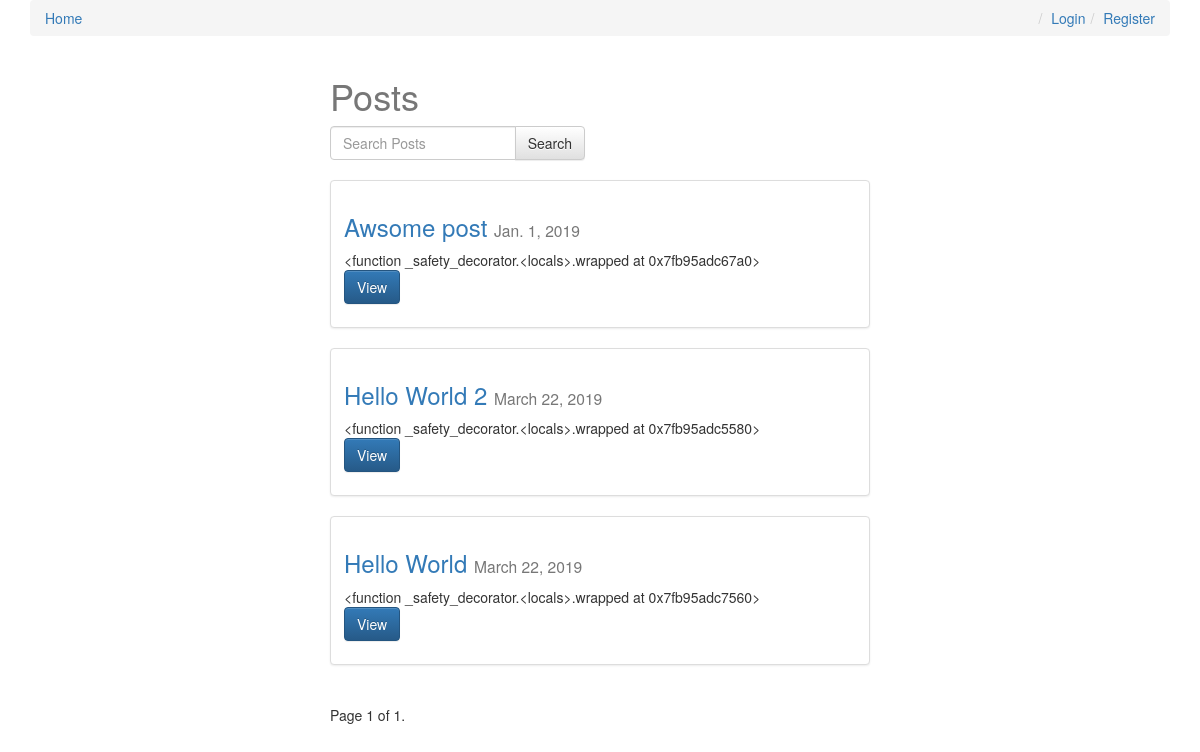
The app's page /, older data.
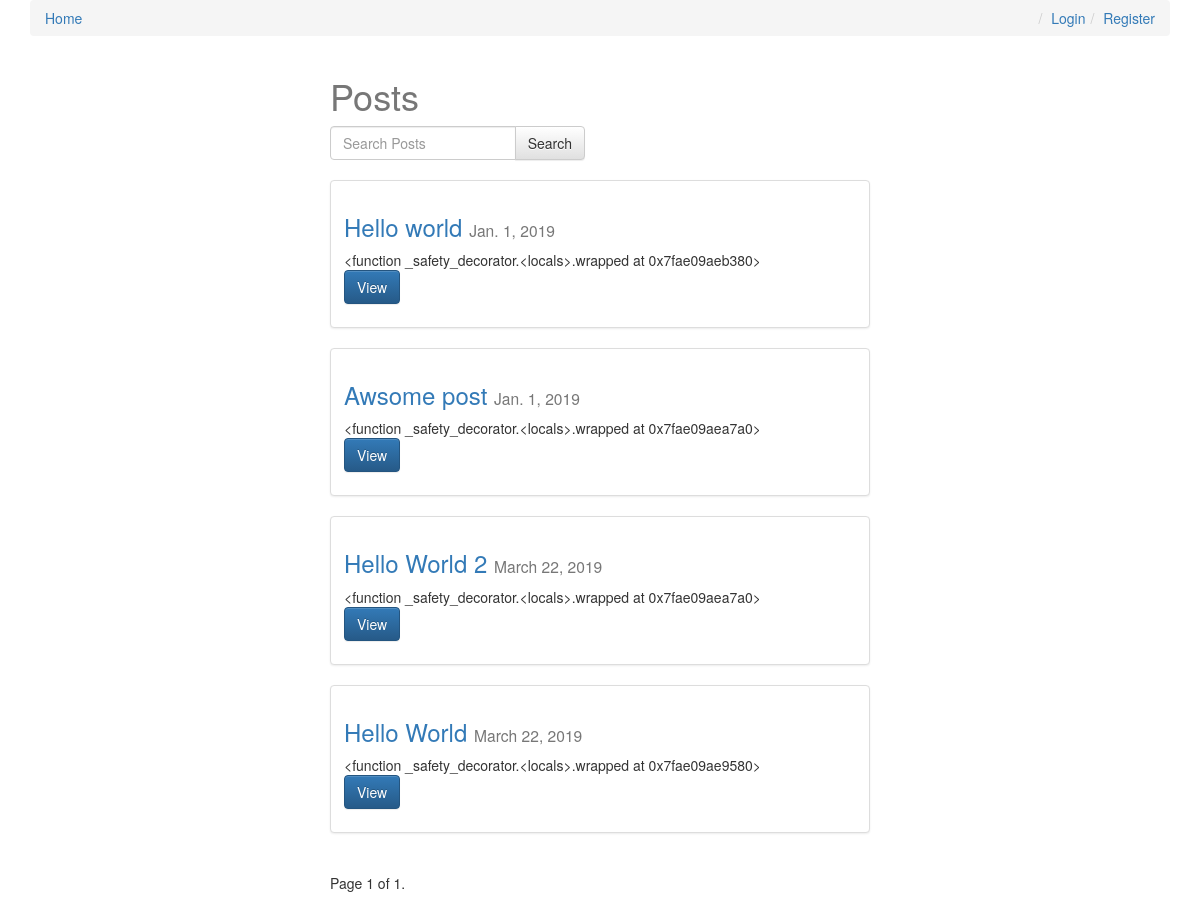
The same page, newer data.
### posts/models.py (models this page shows, shortened)
class Post(models.Model):
    user = models.ForeignKey(settings.AUTH_USER_MODEL, default=1)
    title = models.CharField(max_length = 120)
    slug = models.SlugField(unique=True)
    image = models.ImageField(upload_to=upload_location, null=True, blank=True,
            width_field="width_field",
            height_field="height_field")
    height_field = models.IntegerField(default=0)
    width_field = models.IntegerField(default=0)
    draft = models.BooleanField(default=False)
    publish = models.DateField(auto_now=False, auto_now_add=False)
    content = models.TextField()
    updated = models.DateTimeField(auto_now = True, auto_now_add = False)
    timestamp = models.DateTimeField(auto_now = False, auto_now_add = True)
    read_time = models.IntegerField(default=0)
    objects = PostManager()
    def get_absolute_url(self):
        return reverse("posts:detail", kwargs={"slug":self.slug})
    class Meta:
        ordering = ["-timestamp","-updated"]
    def get_markdown(self):
        content = self.content
        markdown_text = markdown(content)
        return mark_safe(markdown_text)

### posts/views.py (the view, shortened to what this page needs)
# urls.py: url(r'^$',views.post_list,name="list"),
def post_list(request):
    queryset_list = Post.objects.active()
    if request.user.is_staff or request.user.is_superuser:
        queryset_list = Post.objects.all()
    query = request.GET.get("q")
    paginator = Paginator(queryset_list,4)
    page_request_var = "page"
    page = request.GET.get(page_request_var)
    try:
        queryset = paginator.page(page)
    except PageNotAnInteger:
        queryset = paginator.page(1)
    except EmptyPage:
        queryset = paginator.page(paginator.num_pages)
    context = {
        "object_list": queryset,
        "title" : "Posts",
        "page_request_var":page_request_var,
        "today":timezone.now().date(),
    }
    return render(request,"post_list.html",context)

### posts/models.py (called while the page is built)
    def active(self, *args, **kwargs):
        return super(PostManager,self).filter(draft=False).filter(publish__lte=timezone.now())

### templates/post_list.html (shortened to what this page needs)
{% extends "base.html" %}
{% block content %}
<div class="col-sm-6 col-sm-offset-3">
    <h1>{{title}}</h1>
<form action="" method="GET" class="row">
    <div class="col-sm-6">
        <div class="input-group">
            <input type="text" class="form-control" name="q" value="{{request.GET.q}}" placeholder="Search Posts">
            <span class="input-group-btn">
            <input type="submit" class="btn btn-default" value="Search">
            </span>
        </div>
    </div>
</form>
<br>
{% for obj in object_list %}
<div class="row">
    <div class="col-sm-12">
        <div class="thumbnail">
            <div class="caption  post-detail-item">
                <h3><a href="{{ obj.get_absolute_url }}">{{obj.title }}</a> <small>{{obj.publish}}</small></h3>
                {{obj.get_markdown | truncatechars_html:120}}
                <p><a href="{{ obj.get_absolute_url }}" class="btn btn-primary" role="button">View</a></p>
            </div>
        </div>
    </div>
</div>
{% endfor %}
<div class="pagination">
    <span class="step-links">
        <span class="current">
            Page {{ object_list.number }} of {{ object_list.paginator.num_pages }}.
        </span>
    </span>
</div>
</div>
{% endblock content %}

Row changes from the older to the newer data that the page shows:
added Post: title "Hello world", publish "Jan. 1, 2019", get_markdown "<function _safety_decorator.<locals>.wrapped at 0x7fae09aeb380>"
computed for Post "Awsome post": get_markdown "<function _safety_decorator.<locals>.wrapped at 0x7fb95adc67a0>" → "<function _safety_decorator.<locals>.wrapped at 0x7fae09aea7a0>"
computed for Post "Hello World 2": get_markdown "<function _safety_decorator.<locals>.wrapped at 0x7fb95adc5580>" → "<function _safety_decorator.<locals>.wrapped at 0x7fae09aea7a0>"
computed for Post "Hello World": get_markdown "<function _safety_decorator.<locals>.wrapped at 0x7fb95adc7560>" → "<function _safety_decorator.<locals>.wrapped at 0x7fae09ae9580>"
